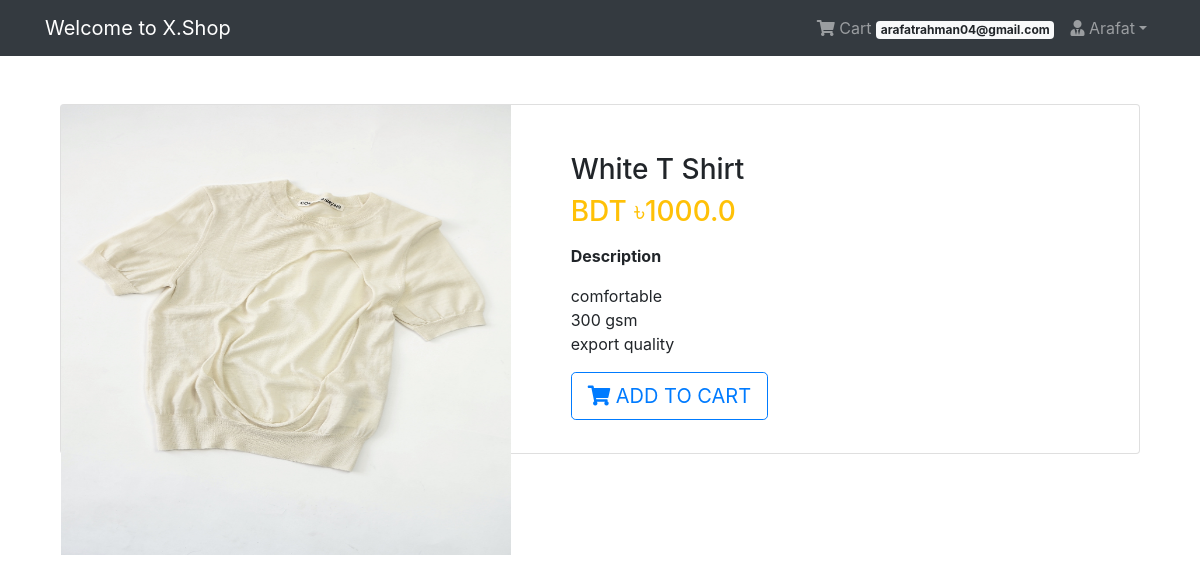
/product/2./ (signed in), run on the app's committed database.
### App_Login/models.py (models this page shows, shortened)
class User(AbstractBaseUser, PermissionsMixin):
    email = models.EmailField(unique=True, null=False)
    is_staff = models.BooleanField(
        ugettext_lazy('staff status'),
        default=False,
        help_text = ugettext_lazy('Designates whether the user can log in this site')
    )
    is_active = models.BooleanField(
        ugettext_lazy('active'),
        default=True,
        help_text=ugettext_lazy('Designates whether this user should be treated as active. Unselect this instead of deleting accounts')
    )
    USERNAME_FIELD = 'email'
    objects = MyUserManager()
    def __str__(self):
        return self.email

class Profile(models.Model):
    user = models.OneToOneField(User, on_delete = models.CASCADE, related_name='profile')
    username = models.CharField(max_length=264, blank=True)
    full_name = models.CharField(max_length=264, blank= True)
    address_1 = models.TextField(max_length=300, blank=True)
    city = models.CharField(max_length=40, blank=True)
    zipcode = models.CharField(max_length=10, blank=True)
    country = models.CharField(max_length=50, blank=True)
    phone = models.CharField(max_length=20, blank=True)
    date_joined = models.DateTimeField(auto_now_add=True)

### App_Shop/models.py (models this page shows, shortened)
class Product(models.Model):
    mainimage = models.ImageField(upload_to='Products')
    name = models.CharField(max_length=264)
    category = models.ForeignKey(Category, on_delete=models.CASCADE, related_name='category')
    preview_text = models.TextField(max_length=200, verbose_name='Preview Text')
    detail_text = models.TextField(max_length=1000, verbose_name='Description')
    price = models.FloatField()
    old_price = models.FloatField(default=0.00)
    created = models.DateTimeField(auto_now_add=True)
    class Meta:
        ordering = ['-created']

### App_Shop/views.py (the view)
# urls.py: path('product/<pk>./', views.ProductDetail.as_view(), name='product_detail'),
class ProductDetail(LoginRequiredMixin, DetailView):
    model = Product
    template_name = 'App_Shop/product_detail.html'

### templates/App_Shop/product_detail.html
{% extends 'base.html' %}
{% block body_block %}
<div class="container my-5">
  <div class="card">
    <div class="row">
      <aside class="col-sm-5 border-right">
        <article class="gallery-wrap">
          <div class="img-big-wrap">
            <div>
              <a href="#"><img src="/media/{{object.mainimage}}" style="width:450px"></a>
            </div>
          </div>
        </article>
      </aside>
      <aside class="col-sm-7">
        <article class="card-body p-5">
          <h3 class="title mp-3">{{object.name}}</h3>
          <p class="price-detail-wrap">
            <span class="price h3 text-warning">
              <span class="currency">BDT &#2547;</span><span class="num">{{object.price}}</span>
            </span>
          </p>
          <dl class="item-property">
            <dt>Description</dt>
            <dd>
              <p>{{object.detail_text|linebreaks}}</p>
            </dd>
          </dl>
          <a href="{% url 'App_Order:add' pk=object.pk %}" class="btn btn-lg btn-outline-primary text-uppercase"> <i class="fas fa-shopping-cart"></i> Add to Cart</a>
        </article>
      </aside>
    </div>
  </div>
</div>
{% endblock %}

### templates/base.html (shortened to what this page needs)
{% load static %}
<!DOCTYPE html>
<html lang="en" dir="ltr">
  <head>
    <link rel="stylesheet" href="https://stackpath.bootstrapcdn.com/bootstrap/4.3.1/css/bootstrap.min.css">
    <link href="https://cdnjs.cloudflare.com/ajax/libs/font-awesome/5.10.2/css/all.css" rel="stylesheet">
    <link rel="stylesheet" href="{% static 'css/main.css' %}">
  </head>
  <body>
    {% include 'navbar.html' %}
<div class="container">
  {% block body_block %} {% endblock %}
</div>
  </body>
</html>

### templates/navbar.html (shortened to what this page needs)
{% load cart_tag %}
<nav class="navbar navbar-expand-lg navbar-dark bg-dark">
  <div class="container">
    <a class="navbar-brand" href="{% url 'App_Shop:home' %}">Welcome to X.Shop</a>
    <div class="collapse navbar-collapse" id="navbarNav">
      <ul class="navbar-nav ml-auto">
        {% if request.user.is_authenticated %}
        <li class="nav-item">
          <a href="{% url 'App_Order:cart' %}" class="nav-link">
              <i class="fa fa-shopping-cart"></i> Cart
              <span class="badge badge-light">{{ request.user | cart_total }}</span>
          </a>
        </li>
        <li class="nav-item dropdown">
          <a class="nav-link dropdown-toggle" href="#" id="navbarDropdown" role="button" data-toggle="dropdown" aria-haspopup="true" aria-expanded="false"><i class="fas fa-user-tie"></i> {{request.user.profile.username}}</a>
        </li>
        {% else %}
        <li class="nav-item">
          <a href="{% url 'App_Login:login' %}" class="btn btn-primary">Login</a>
        </li>
        {% endif %}
      </ul>
    </div>
  </div>
</nav>

### static/css/main.css (style rules this page uses)
.gallery-wrap .img-big-wrap img { height: 450px; width: auto; display: inline-block; cursor: zoom-in; }

### templates/base.html (style rules this page uses)
.card { height: 350px; }

### data on the page
User: user|cart_total "arafatrahman04@gmail.com", user.profile.username "Arafat"
Product: mainimage (picture), name "White T Shirt", price "1000.0", detail_text "comfortable 300 gsm export quality"
